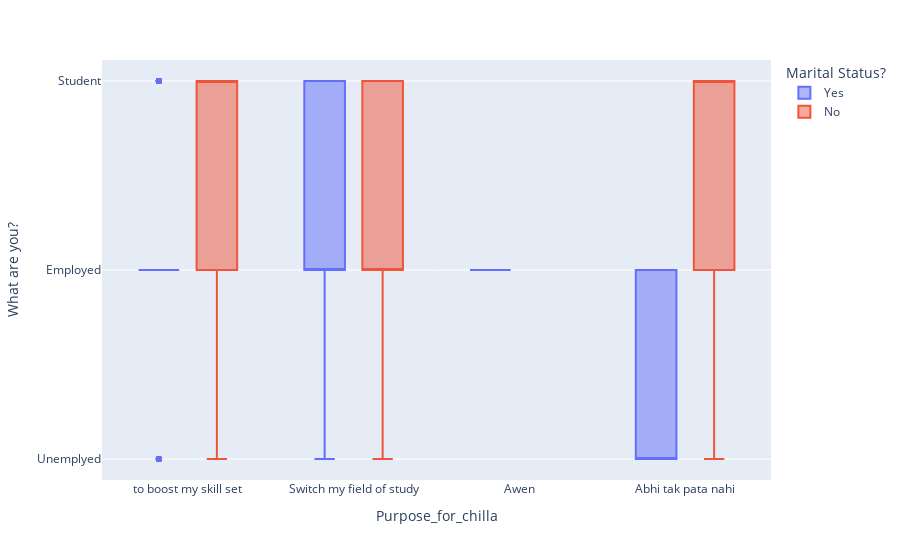

Notebook code for this chart:
### Markdown cell above
# No. 02

### Code cell
import pandas as pd
chilla=pd.read_csv("data_chilla2.csv")

import plotly.express as px


fig = px.box(chilla, x="Purpose_for_chilla", y="What are you?", color="Marital Status?")
fig.update_traces(quartilemethod="exclusive")
fig.show()

### Figure 1 — Plotly figure (JSON) as saved in the notebook; plotly's stock layout.template omitted (floating-point values rounded to 4 significant figures; data arrays with more than 128 entries replaced by an {"elided": "..."} marker saying what was removed)
{"data": [{"alignmentgroup": "True", "hovertemplate": "Marital Status?=Yes<br>Purpose_for_chilla=%{x}<br>What are you?=%{y}<extra></extra>", "legendgroup": "Yes", "marker": {"color": "#636efa"}, "name": "Yes", "notched": false, "offsetgroup": "Yes", "orientation": "v", "quartilemethod": "exclusive", "showlegend": true, "type": "box", "x": ["to boost my skill set", "Switch my field of study", "to boost my skill set", "Switch my field of study", "to boost my skill set", "to boost my skill set", "to boost my skill set", "to boost my skill set", "to boost my skill set", "to boost my skill set", "Switch my field of study", "to boost my skill set", "to boost my skill set", "to boost my skill set", "Awen", "to boost my skill set", "to boost my skill set", "to boost my skill set", "to boost my skill set", "to boost my skill set", "to boost my skill set", "Switch my field of study", "to boost my skill set", "Awen", "to boost my skill set", "to boost my skill set", "to boost my skill set", "to boost my skill set", "to boost my skill set", "to boost my skill set", "to boost my skill set", "to boost my skill set", "to boost my skill set", "Abhi tak pata nahi", "to boost my skill set", "to boost my skill set", "to boost my skill set", "to boost my skill set", "to boost my skill set", "to boost my skill set", "to boost my skill set", "Switch my field of study", "Abhi tak pata nahi", "Switch my field of study", "to boost my skill set", "to boost my skill set", "to boost my skill set", "to boost my skill set", "Switch my field of study", "Switch my field of study", "to boost my skill set", "to boost my skill set", "to boost my skill set", "Switch my field of study", "to boost my skill set", "to boost my skill set", "to boost my skill set", "to boost my skill set", "Switch my field of study", "to boost my skill set", "Switch my field of study", "to boost my skill set", "to boost my skill set", "to boost my skill set", "to boost my skill set", "to boost my skill set", "Switch my field of study", "to boost my skill set", "to boost my skill set", "to boost my skill set", "Switch my field of study", "to boost my skill set", "Switch my field of study", "to boost my skill set", "to boost my skill set", "to boost my skill set", "Switch my field of study", "Switch my field of study", "to boost my skill set", "to boost my skill set", "to boost my skill set", "to boost my skill set", "to boost my skill set", "to boost my skill set", "to boost my skill set", "Awen", "to boost my skill set", "to boost my skill set", "to boost my skill set", "to boost my skill set", "Abhi tak pata nahi", "to boost my skill set", "to boost my skill set", "to boost my skill set", "to boost my skill set", "to boost my skill set", "to boost my skill set", "to boost my skill set", "to boost my skill set", "to boost my skill set", "Switch my field of study", "Switch my field of study", "to boost my skill set", "Switch my field of study", "to boost my skill set", "to boost my skill set", "to boost my skill set", "to boost my skill set", "to boost my skill set", "Switch my field of study", "to boost my skill set", "Switch my field of study", "to boost my skill set", "Switch my field of study", "to boost my skill set", "Switch my field of study", "to boost my skill set", "to boost my skill set", "to boost my skill set", "to boost my skill set", "Switch my field of study"], "x0": " ", "xaxis": "x", "y": ["Unemplyed", "Employed", "Employed", "Employed", "Student", "Employed", "Employed", "Employed", "Employed", "Student", "Employed", "Employed", "Employed", "Employed", "Employed", "Unemplyed", "Student", "Unemplyed", "Employed", "Employed", "Student", "Employed", "Employed", "Employed", "Employed", "Employed", "Employed", "Employed", "Unemplyed", "Employed", "Employed", "Employed", "Employed", "Employed", "Employed", "Student", "Employed", "Student", "Student", "Employed", "Unemplyed", "Student", "Unemplyed", "Unemplyed", "Employed", "Employed", "Employed", "Employed", "Student", "Student", "Employed", "Unemplyed", "Employed", "Unemplyed", "Unemplyed", "Employed", "Employed", "Employed", "Employed", "Student", "Student", "Student", "Student", "Employed", "Employed", "Unemplyed", "Employed", "Unemplyed", "Student", "Unemplyed", "Employed", "Student", "Student", "Employed", "Student", "Employed", "Student", "Employed", "Employed", "Student", "Unemplyed", "Employed", "Employed", "Employed", "Employed", "Employed", "Unemplyed", "Student", "Employed", "Student", "Unemplyed", "Employed", "Employed", "Employed", "Employed", "Unemplyed", "Student", "Employed", "Unemplyed", "Employed", "Student", "Unemplyed", "Student", "Unemplyed", "Employed", "Employed", "Student", "Employed", "Unemplyed", "Employed", "Employed", "Employed", "Student", "Employed", "Employed", "Employed", "Unemplyed", "Student", "Employed", "Employed", "Unemplyed"], "y0": " ", "yaxis": "y"}, {"alignmentgroup": "True", "hovertemplate": "Marital Status?=No<br>Purpose_for_chilla=%{x}<br>What are you?=%{y}<extra></extra>", "legendgroup": "No", "marker": {"color": "#EF553B"}, "name": "No", "notched": false, "offsetgroup": "No", "orientation": "v", "quartilemethod": "exclusive", "showlegend": true, "type": "box", "x": {"elided": "254 str values"}, "x0": " ", "xaxis": "x", "y": {"elided": "254 str values"}, "y0": " ", "yaxis": "y"}], "layout": {"boxmode": "group", "legend": {"title": {"text": "Marital Status?"}, "tracegroupgap": 0}, "margin": {"t": 60}, "xaxis": {"anchor": "y", "domain": [0, 1], "title": {"text": "Purpose_for_chilla"}}, "yaxis": {"anchor": "x", "domain": [0, 1], "title": {"text": "What are you?"}}}}
